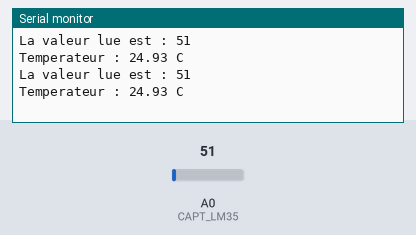
Simulated run of this sketch. Board: Arduino Uno, built with avr-gcc and run on an emulated ATmega328P. Shown: the last lines printed to the serial monitor. The test bench sets the inputs (shaded band); at power-on: A0 (CAPT_LM35) = 51.

Above: at 1.8 s.
1.9 s: A0 (CAPT_LM35) set to 61
At 2.8 s:
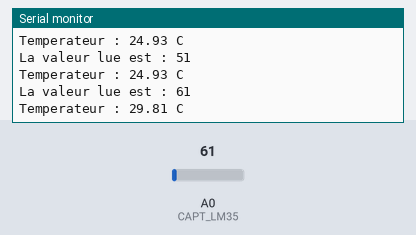
3.4 s: A0 (CAPT_LM35) set to 71
At 4.6 s:
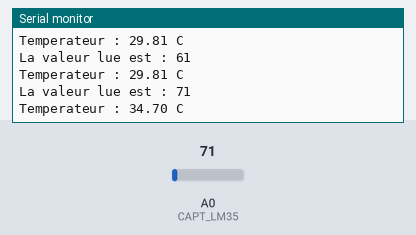
Timing chart, 0 to 6.4 s (numbered marks = the images above; inputs shaded):
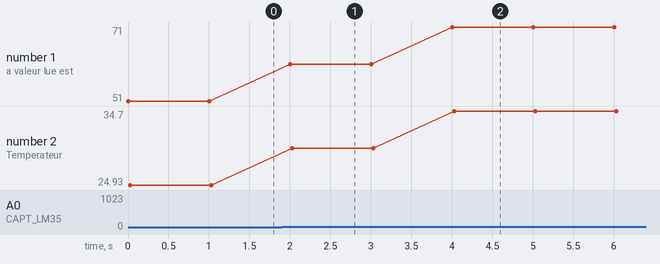

The sketch:

activite_1.ino
```cpp
#define CAPT_LM35 A0
int van;
float tension,temp;
void setup() {

  Serial.begin(9600);
  pinMode(CAPT_LM35,INPUT);

}

void loop() {
  van = analogRead(CAPT_LM35);
  tension = (van * 5.0)/1023.0;
  temp = tension * 100.0;

  Serial.print("La valeur lue est : ");
  Serial.println(van);
  Serial.print("Temperateur : ");
  Serial.print(temp);
  Serial.println(" C");

  delay(1000);

}
```

Measured:
- after the input at 1.9 s, the serial monitor: prints a new line after 0.10 s (image 1)
- after the input at 3.4 s, the serial monitor: prints a new line after 0.60 s (image 2)
- plotted number 1: 51 → 61 after the input at 1.9 s, 61 → 71 after the input at 3.4 s
- plotted number 2: 24.93 → 29.81 after the input at 1.9 s, 29.81 → 34.7 after the input at 3.4 s
